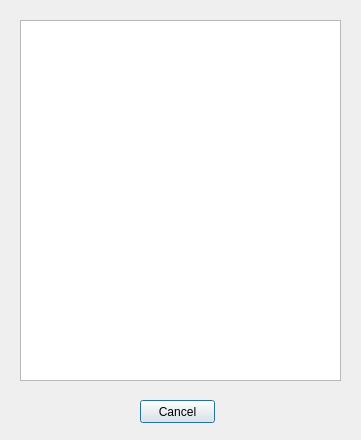
<?xml version="1.0" encoding="UTF-8"?>
<ui version="4.0">
 <class>DownloadManagerClass</class>
 <widget class="QDialog" name="DownloadManagerClass">
  <property name="geometry">
   <rect>
    <x>0</x>
    <y>0</y>
    <width>361</width>
    <height>440</height>
   </rect>
  </property>
  <property name="windowTitle">
   <string>DownloadManager</string>
  </property>
  <widget class="QPushButton" name="seenButton">
   <property name="geometry">
    <rect>
     <x>140</x>
     <y>400</y>
     <width>75</width>
     <height>23</height>
    </rect>
   </property>
   <property name="text">
    <string>Cancel</string>
   </property>
  </widget>
  <widget class="QPlainTextEdit" name="plainTextEdit">
   <property name="geometry">
    <rect>
     <x>20</x>
     <y>20</y>
     <width>321</width>
     <height>361</height>
    </rect>
   </property>
   <property name="readOnly">
    <bool>true</bool>
   </property>
  </widget>
 </widget>
 <resources/>
 <connections>
  <connection>
   <sender>seenButton</sender>
   <signal>clicked()</signal>
   <receiver>DownloadManagerClass</receiver>
   <slot>close()</slot>
   <hints>
    <hint type="sourcelabel">
     <x>330</x>
     <y>206</y>
    </hint>
    <hint type="destinationlabel">
     <x>467</x>
     <y>202</y>
    </hint>
   </hints>
  </connection>
 </connections>
 <slots>
  <slot>ok()</slot>
 </slots>
</ui>
